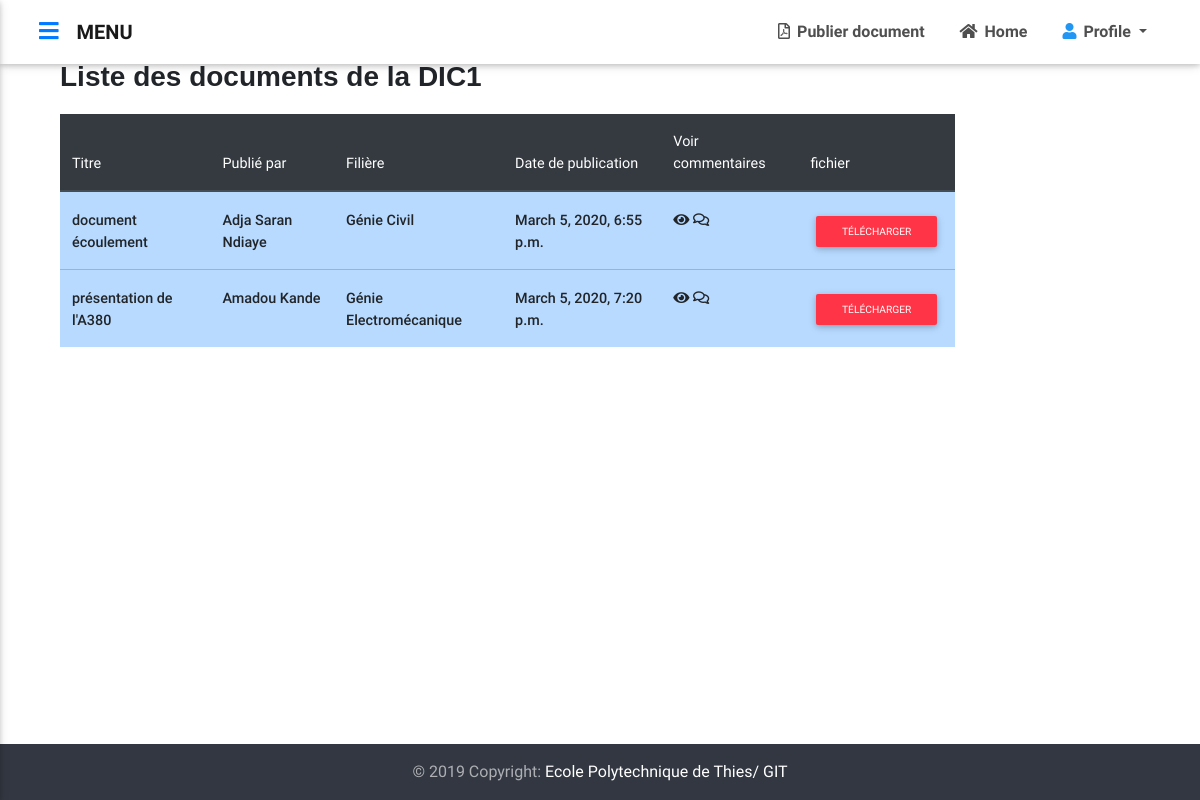
The page /compte/classe/dic1/ (signed in) on the database its author committed.
### ged_app/models.py (models this page shows, shortened)
class Document(models.Model):
    LISTE_GENIE = (
        ('GIT','Génie Informatique et Télécommunications'),
        ('Génie Civil','Génie Civil'),
        ('Génie Electromécanique','Génie Electro-Mécanique'),
        ('Tronc Commun', 'Tronc Commun')
    )
    LISTE_CLASSE = (
        ('TC1', 'TC1'),
        ('TC2','TC2'),
        ('DIC1','DIC1'),
        ('DIC2','DIC2'),
        ('DIC3','DIC3')
    )
    author = models.ForeignKey(Eleve, on_delete=models.CASCADE, null = True)
    titre = models.CharField(max_length=100, null = True)
    fichier = models.FileField(upload_to='media/', null= True, blank=True)
    text = models.TextField(max_length=1000, null=True, blank=True)
    classe_doc = models.CharField(max_length=50 , null =True ,  choices = LISTE_CLASSE)
    genie_doc = models.CharField(max_length=100, null = True, choices = LISTE_GENIE)
    date = models.DateTimeField(auto_now=True, auto_now_add=False)

class Eleve(models.Model):
    LISTE_CLASSE = (
        ('TC1', 'TC1'),
        ('TC2','TC2'),
        ('DIC1','DIC1'),
        ('DIC2','DIC2'),
        ('DIC3','DIC3')
    )
    LISTE_GENIE = (
        ('GIT','Génie Informatique et Télécommunications'),
        ('Génie Civil','Génie Civil'),
        ('Génie Electromécanique','Génie Electro-Mécanique'),
        ('Tronc Commun', 'Tronc Commun')
    )
    user = models.OneToOneField(User,null = True, blank=True,on_delete=models.CASCADE)
    name = models.CharField( max_length=150, null=True)
    age = models.IntegerField(null=True)
    sexe = models.CharField(max_length=80, choices = [('Homme', 'Homme' ), ('Femme', 'Femme')], null=True)
    classe = models.CharField(max_length=50 , null =True ,  choices = LISTE_CLASSE)
    genie = models.CharField(max_length=100, null = True, choices = LISTE_GENIE)
    photo_profile = models.ImageField(default ="user-default.png",null = True, blank = True )
    def __str__(self):
        if self.name != None:
            return self.name
        else:
            return "%% No name %%"

### ged_app/views.py (the view)
# urls.py: path('compte/classe/dic1/', views.doc_dic1, name='dic1'),
@login_required(login_url='connecter')
def doc_dic1(request):
    doc = Document.objects.filter(classe_doc = "DIC1")
    context = {'docs' : doc}
    return render (request, 'ged_app/classe/doc_dic1.html', context)

### ged_app/templates/ged_app/classe/doc_dic1.html (shortened to what this page needs)
{% extends '../main.html' %}
{% block content %}
<body  class="homepage-v1 hidden-sn dark-skin animated">
<section>
    <h3>Liste des documents de la DIC1</h3>
<div class="row" id="pos">
    <div class="col-lg-10 col-md-20 pb-lg-5 mb-4">
    <table class="table table-striped ">
      <thead class="thead-dark">
        <tr>
          <th>Titre</th>
          <th>Publié par</th>
          <th>Filière</th>
          <th>Date de publication</th>
          <th>Voir commentaires</th>
          <th>fichier</th>
        </tr>
      </thead>
      {% for doc in docs %}
        <tr class="table-primary">
          <td>{{doc.titre}}</td>
          <td>{{doc.author}}</td>
          <td>{{doc.genie_doc}}</td>
          <td>{{doc.date}}</td>
          <td><a  href="{% url 'comments' pk=doc.pk %}"  > <i class="fas fa-eye"></i> <i class="far fa-comments"></i></a></td>
          <td><a  href="{{ doc.fichier.url }}" target="_blank" ><span class="btn btn-danger  btn-sm ">Télécharger</span></a></td>
        </tr>
      {% endfor %}
    </table>
    </div>
  </div>
</section>
</body>
{% endblock %}

### ged_app/templates/ged_app/classe/doc_dic1.html (style rules this page uses)
section { margin:5%; }
h3 { font-weight: bold; margin-bottom : 20px; font-family: 'Franklin Gothic Medium', 'Arial Narrow', 'Arial', 'sans-serif'; }
tr td { font-weight: 500; }

### rows shown on the page
Document: titre "document écoulement", author "Adja Saran Ndiaye", genie_doc "Génie Civil", date "March 5, 2020, 6:55 p.m."
Document: titre "présentation de l'A380", author "Amadou Kande", genie_doc "Génie Electromécanique", date "March 5, 2020, 7:20 p.m."
